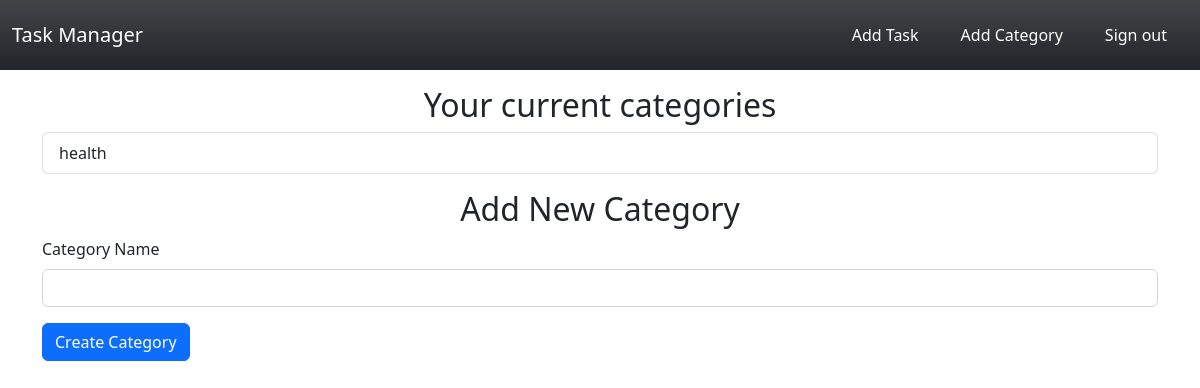
The app's page /add-category (signed in), older data.
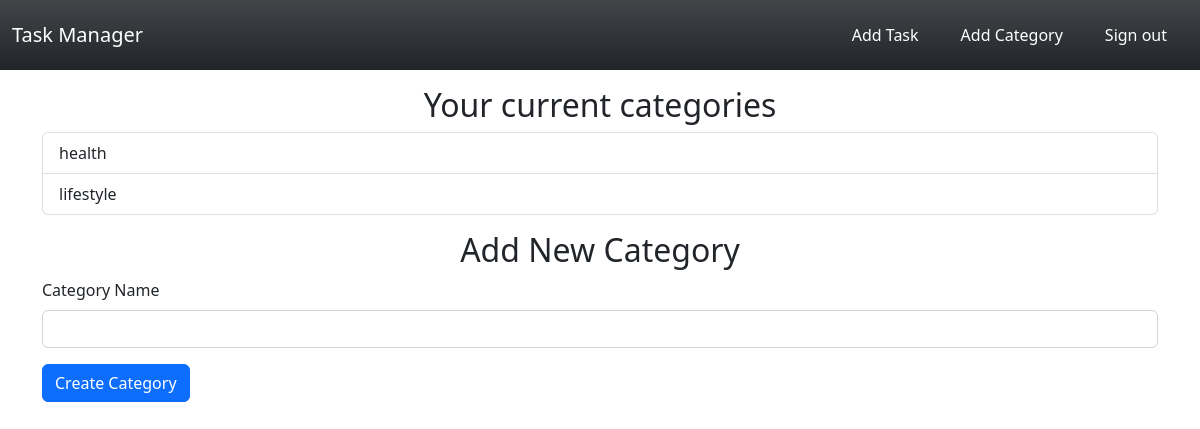
The same page, newer data.
### todo/models.py (models this page shows)
class Category(db.Model):
    id = db.Column(db.Integer, primary_key=True)
    name = db.Column(db.String(250), unique=True, nullable=False)
    todos = db.relationship("ToDo", backref="category", lazy="joined")

### todo/routes.py (the view, shortened to what this page needs)
@login_required
@app.route("/add-category", methods=["GET", "POST"])
def add_category():
    form = CreateCategoryForm()
    categories = db.session.query(Category).filter(Category.users.any(User.id == current_user.get_id()))
    return render_template("category.html", category_form=form,
                           categories=categories)

### todo/forms.py
class CreateCategoryForm(FlaskForm):
    name = StringField("Category Name", validators=[DataRequired()])
    submit = SubmitField("Create Category")

### todo/routes.py (called while the page is built)
@login_manager.user_loader
def load_user(user_id):
    user = User.query.get(user_id)
    return user

### todo/templates/category.html (shortened to what this page needs)
{% extends "index.html" %}
{% block content %}
<div class="container mt-3">
    <h2 class="text-center">Your current categories</h2>
    <ul class="list-group">
        {% for category in categories %}
            <li class="list-group-item">{{ category.name }}</li>
        {% endfor %}
    </ul>
</div>
<div class="container mt-3">
    <div class="container text-center">
        <h2>Add New Category</h2>
    </div>
    <form method="POST" action="{{ url_for('add_category') }}">
        <div class="mb-3">
            {{ category_form.name.label(class="form-label") }}
            {{ category_form.name(size=20, class="form-control") }}
        </div>
        <div class="mb-3">
            {{ category_form.submit(class="btn btn-primary") }}
        </div>
    </form>
</div>
{% endblock %}

### todo/templates/index.html (shortened to what this page needs)
<!doctype html>
<html lang="en">
  <head>
    <link href="https://cdn.jsdelivr.net/npm/bootstrap@5.2.2/dist/css/bootstrap.min.css" rel="stylesheet">
  </head>
  <body>
    <nav class="navbar navbar-expand-lg navbar-light bg-dark bg-gradient">
      <div class="container-fluid">
        <a class="navbar-brand text-white" href="{{ url_for('home') }}">Task Manager</a>
        <div class="collapse navbar-collapse justify-content-end" id="navbarSupportedContent">
          <ul class="navbar-nav">
            {% if current_user.is_authenticated %}
            <li class="nav-item">
              <button type="button" class="btn">
                <a class="nav-link text-white " aria-current="page" href="{{ url_for('add_task') }}">Add Task</a>
              </button>
            </li>
           <li class="nav-item">
              <button type="button" class="btn">
                <a class="nav-link text-white" aria-current="page" href="{{ url_for('add_category') }}">Add Category</a>
              </button>
            </li>
            <li class="nav-item">
              <button type="button" class="btn">
                <a class="nav-link text-white" aria-current="page" href="{{ url_for('logout') }}">Sign out</a>
              </button>
            </li>
            {% endif %}
          </ul>
        </div>
      </div>
    </nav>
    {% block content %}
    {% endblock %}
  </body>
</html>

Row changes from the older to the newer data that the page shows:
added Category: name "lifestyle"
